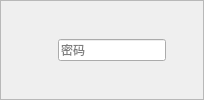
                       <widget class="QFrame" name="frame_pwd_2">
                        <property name="styleSheet">
                         <string notr="true">#frame_pwd_2::!hover{

      border: 1px solid #c7c7c7;
      border-radius: 2px;
	  margin-top: 0ex

}
#frame_pwd_2::hover{
      border: 1px solid #58a6ee;
      border-radius: 2px;
	  margin-top: 0ex
}</string>
                        </property>
                        <property name="frameShape">
                         <enum>QFrame::StyledPanel</enum>
                        </property>
                        <property name="frameShadow">
                         <enum>QFrame::Raised</enum>
                        </property>
                        <layout class="QGridLayout" name="gridLayout_10">
                         <item row="0" column="0">
                          <layout class="QHBoxLayout" name="horizontalLayout_20">
                           <item>
                            <spacer name="horizontalSpacer_38">
                             <property name="orientation">
                              <enum>Qt::Horizontal</enum>
                             </property>
                             <property name="sizeType">
                              <enum>QSizePolicy::Fixed</enum>
                             </property>
                             <property name="sizeHint" stdset="0">
                              <size>
                               <width>10</width>
                               <height>20</height>
                              </size>
                             </property>
                            </spacer>
                           </item>
                           <item>
                            <widget class="QLabel" name="label_pwd_2">
                             <property name="sizePolicy">
                              <sizepolicy hsizetype="Fixed" vsizetype="Fixed">
                               <horstretch>0</horstretch>
                               <verstretch>0</verstretch>
                              </sizepolicy>
                             </property>
                             <property name="minimumSize">
                              <size>
                               <width>30</width>
                               <height>30</height>
                              </size>
                             </property>
                             <property name="maximumSize">
                              <size>
                               <width>30</width>
                               <height>30</height>
                              </size>
                             </property>
                             <property name="text">
                              <string/>
                             </property>
                             <property name="scaledContents">
                              <bool>true</bool>
                             </property>
                            </widget>
                           </item>
                           <item>
                            <widget class="QLineEdit" name="pwd_edit">
                             <property name="styleSheet">
                              <string notr="true">font: 14pt &quot;黑体&quot;;</string>
                             </property>
                             <property name="text">
                              <string/>
                             </property>
                             <property name="echoMode">
                              <enum>QLineEdit::Password</enum>
                             </property>
                             <property name="placeholderText">
                              <string>密码</string>
                             </property>
                             <property name="clearButtonEnabled">
                              <bool>true</bool>
                             </property>
                            </widget>
                           </item>
                           <item>
                            <widget class="ClickedLabel" name="pass_visible_2">
                             <property name="minimumSize">
                              <size>
                               <width>20</width>
                               <height>20</height>
                              </size>
                             </property>
                             <property name="maximumSize">
                              <size>
                               <width>20</width>
                               <height>20</height>
                              </size>
                             </property>
                             <property name="text">
                              <string/>
                             </property>
                            </widget>
                           </item>
                          </layout>
                         </item>
                        </layout>
                       </widget>
